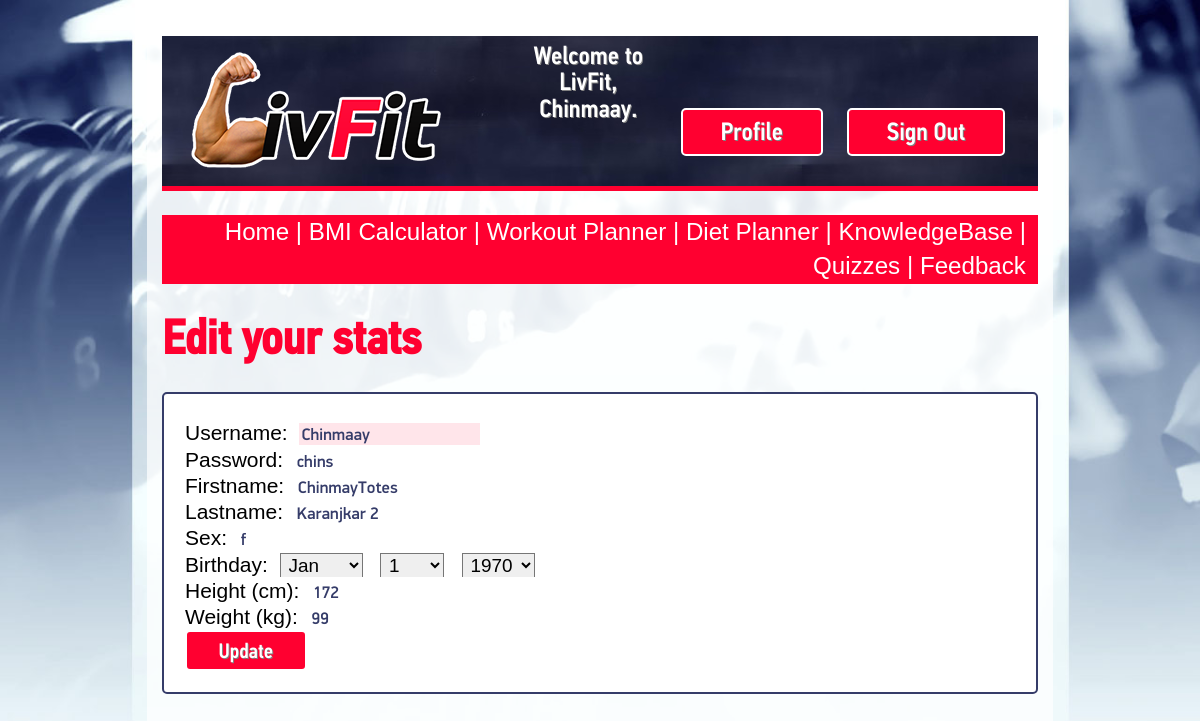
Screenshot of /editprofile.php (signed in) with the database file from the repository.
### tables this page shows
CREATE TABLE IF NOT EXISTS `users` (
  `firstname` varchar(15) NOT NULL,
  `lastname` varchar(15) NOT NULL,
  `username` varchar(15) NOT NULL,
  `password` varchar(15) NOT NULL,
  `sex` char(1) NOT NULL,
  `dob` date NOT NULL,
  `height` int(3) NOT NULL,
  `weight` int(3) NOT NULL,
  `dp` blob,
  `wplevel` int(1) NOT NULL DEFAULT '1',
  `diet` int(1) NOT NULL DEFAULT '0',
  `difficulty` int(1) NOT NULL DEFAULT '1',
  `week` int(1) NOT NULL DEFAULT '1'
);

### editprofile.php (the view, shortened to what this page needs)
<html>
	<head>
		<link rel="stylesheet" type="text/css" href="css/style.css">
	</head>
	<body onload=setDate()>
		<?php include ("header.php"); ?>
		<?php include ("nav.php"); ?>
		<h1>Edit your stats</h1>
		<?php
		if(isset($_SESSION['sid']) && isset($_SESSION['current_user']))
		{
			$sql = "select * from users where username='".$_SESSION['current_user']."'";
			$result =  mysql_query($sql);
			while($row=mysql_fetch_array($result))
			{
				$fn=$row[0];
				$ln=$row[1];
				$un=$row[2];
				$pw=$row[3];
				$sx=$row[4];
				$ht=$row[6];
				$wt=$row[7];
			}
		}
		else
			die('Error (not logged in?)');
		?>
		<form id="eform" name="eform" class=formwhite onsubmit="return validateEdit()" method="post" action="editquery.php">
		<br/>
		Username:&nbsp;
		<input type="text" style="background: rgba(255,0,48,0.1);" class="bmioutput" name="eUsername" value="<?php echo $un;?>" readonly>
		<br />
		Password:&nbsp;
		<input type="text" class="bmioutput" name="ePassword" value="<?php echo $pw;?>">
		<br />
		Firstname:&nbsp;
		<input type="text" class="bmioutput" name="eFirstname" value="<?php echo $fn;?>">
		<br />
		Lastname:&nbsp;
		<input type="text" class="bmioutput" name="eLastname" value="<?php echo $ln;?>">
		<br />
		Sex:&nbsp;
		<input type="text" class="bmioutput" name="esex" value="<?php echo $sx;?>">
		<br />
		Birthday:&nbsp;
		<select class="regdate" aria-label="Month" name="birthday_month" id="birthday_month" title="Month"><option value="1">Jan</option></select>
		<select class="regdate" aria-label="Day" name="birthday_day" id="birthday_day" title="Day"><option value="1">1</option></select>
		<select class="regdate" aria-label="Year" name="birthday_year" id="birthday_year" title="Year"><option value="1970">1970</option></select>
		<br />
		Height (cm):&nbsp;
		<input type="text" class="bmioutput" name="eheight" value="<?php echo $ht;?>">
		<br />
		Weight (kg):&nbsp;
		<input type="text" class="bmioutput" name="eweight" value="<?php echo $wt;?>">
		<br />
			<input class=buttonsmall type="submit" value="Update">
		<br>
		</form>
	</body>
</html>

### css/style.css (style rules this page uses)
html { overflow-y: scroll; background: rgb(240,250,252); background-image: url("../images/ui/dumb_blue.jpg"); background-size: 100%; background-repeat: no-repeat; background-attachment: fixed; font-size: 21px; }
body { background: rgba(255,255,255,0.7); width: 73%; margin: 0 auto; font-family: "PF Din Light", sans-serif; line-height: 1.25em; padding: 0.7em; }
h1 { font-family: "PF Din Cond"; color: rgb(255,0,48); font-size: 2.3em; line-height: 0.9em; }
form { overflow: hidden; }
.regdate { font-family: inherit; font-size: 0.9em; padding: 0.0005em; border-bottom: 1px; padding: 0 4px; }
.buttonsmall { padding: 0.3em 1.5em; background: rgb(255,0,48); border: 2px solid rgb(255,255,255); border-radius: 5px; color: rgb(255,255,255); font-size: 1em; font-family: "PF Din Cond"; text-shadow: 1px 1px 0 gray; }
.bmioutput { border: 1px; font-family: "PF Din"; color: rgb(53,60,105); font-size: 0.8em; }
.formwhite { padding: 0em 1em 1em 1em; border: 2px solid rgb(53,60,105); border-radius: 5px; background: white; }

### rows the page displays
users: eUsername "Chinmaay", ePassword "chins", eFirstname "ChinmayTotes", eLastname "Karanjkar 2", esex "f", eheight "172", eweight "99"

### other values shown
$_SESSION["current_user"] "Chinmaay"
